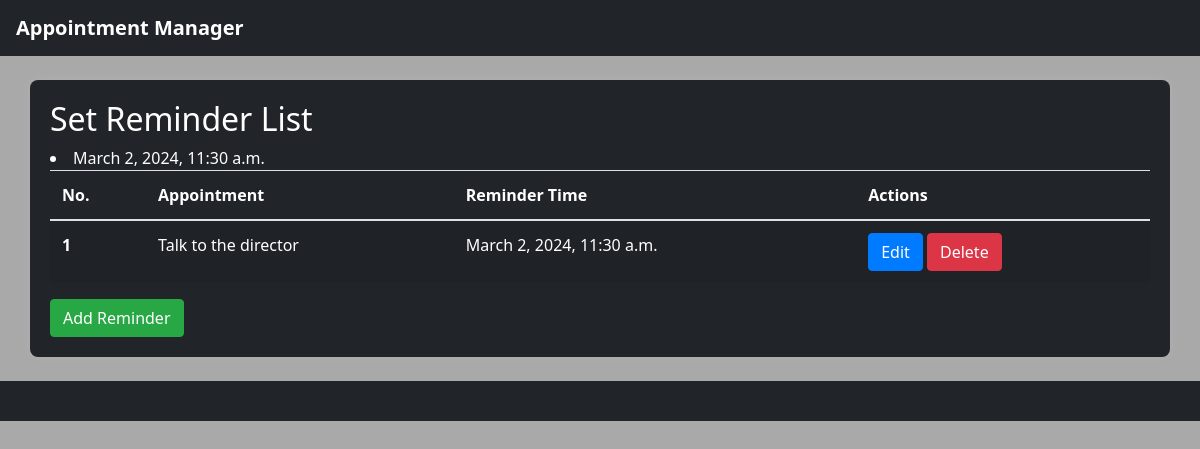
/appointment/set_reminder/list/4/, run on the app's committed database.
### myyapp/models.py (models this page shows, shortened)
class Reminder(models.Model):
    appointment = models.ForeignKey(Appointment, on_delete=models.CASCADE)
    appointment_number = models.CharField(max_length=50)
    appointment_title = models.CharField(max_length=100)
    reminder_time = models.DateTimeField()

class Appointment(models.Model):
    title = models.CharField(max_length=100)
    description = models.TextField()
    date = models.DateField()
    time = models.TimeField()
    location = models.CharField(max_length=100)
    status_choices = [
        ('completed', 'Completed'),
        ('pending', 'Pending'),
    ]
    status = models.CharField(max_length=20, choices=status_choices)
    assigned_to = models.IntegerField(null=True, blank=True)

### myyapp/views.py (the view)
# urls.py: path('set_reminder/list/<int:appointment_id>/', views.set_reminder_list, name='set_reminder_list'),
def set_reminder_list(request, appointment_id):
    appointment = get_object_or_404(Appointment, pk=appointment_id)
    reminders = Reminder.objects.filter(appointment=appointment)
    return render(request, 'set_reminder_list.html', {'appointment': appointment, 'reminders': reminders, 'appointment_id': appointment_id})

### myyapp/templates/set_reminder_list.html (shortened to what this page needs)
{% extends 'base.html' %}
{% block content %}
<h2>Set Reminder List</h2>
<table class="table table-striped">
  <thead>
    <tr>
      <th scope="col">No.</th>
      <th scope="col">Appointment</th>
      <th scope="col">Reminder Time</th>
      <th scope="col">Actions</th>
    </tr>
  </thead>
  <tbody>
    {% for reminder in reminders %}
    <tr>
      <th scope="row">{{ reminder.id }}</th>
      <td>{{ reminder.appointment.title }}</td>
      <td>{{ reminder.reminder_time }}</td>
      <li>{{ reminder.reminder_time }}</li>
      <td>
        <a href="{% url 'set_reminder_update' reminder.id %}" class="btn btn-primary">Edit</a>
        <a href="{% url 'set_reminder_delete' reminder.id %}" class="btn btn-danger">Delete</a>
      </td>
    </tr>
    {% endfor %}
  </tbody>
</table>
<a href="{% url 'set_reminder_create' %}" class="btn btn-success">Add Reminder</a>
{% endblock %}

### myyapp/templates/base.html (style rules this page uses)
body { font-family: 'Segoe UI', Tahoma, Geneva, Verdana, sans-serif; background-color: darkgrey; color: #fff; }
.table { color: #fff; }

### data on the page
Reminder: id "1", appointment "Talk to the director", reminder_time "March 2, 2024, 11:30 a.m."
